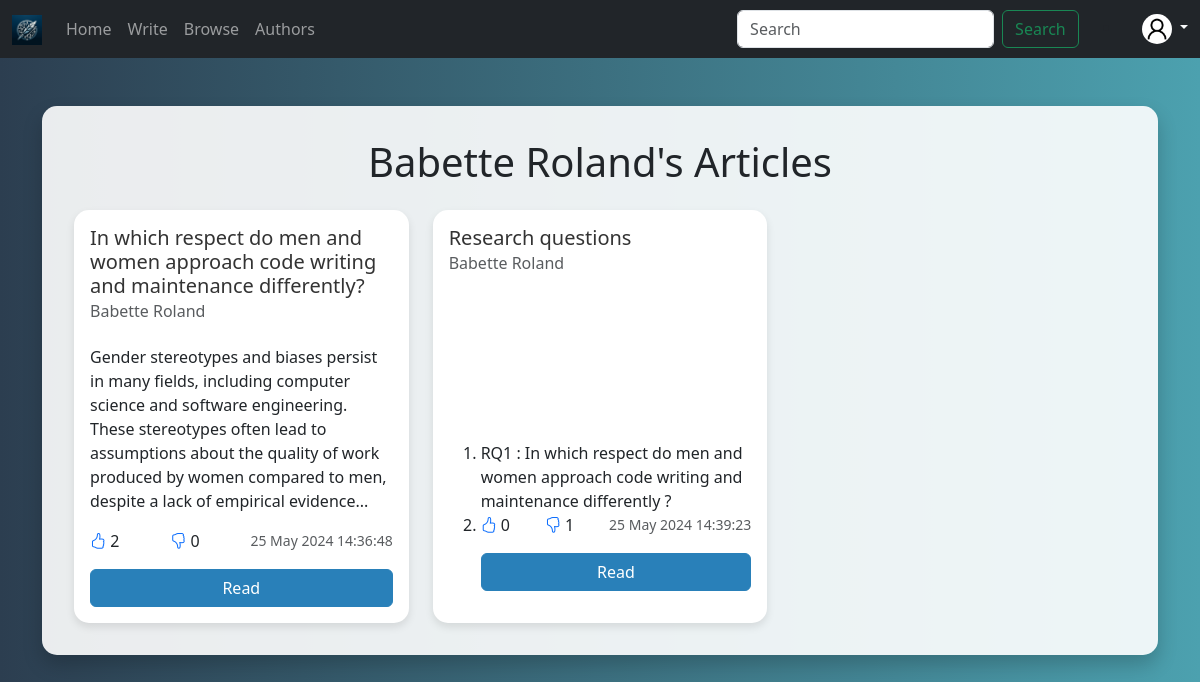
Before: /author/c241aa37-9eb9-49cd-9730-94102f28ee17 with the older database file.
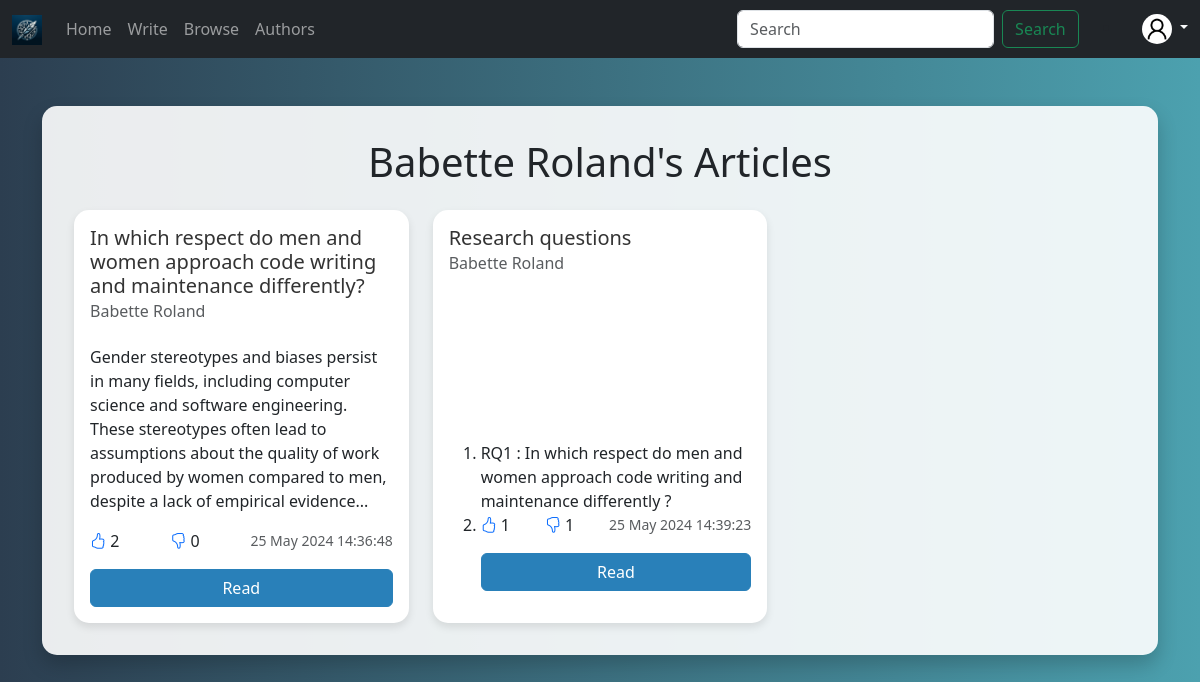
After: the same page with the newer database file.
### projet/models.py (models this page shows)
class Article(Base):
    __tablename__ = "articles"
    id = Column(Integer, primary_key=True)
    body = Column(String, index=True)
    title = Column(String, index=True)
    created_at = Column(DateTime, server_default=func.now())
    author_id = Column(String(72), ForeignKey("users.id"))
    likes = Column(Integer, default=0)
    dislikes = Column(Integer, default=0)
    author = relationship("User", back_populates="articles")
    comments = relationship("Comment", back_populates="article")
    likes_dislikes_article = relationship("LikeDislikeArticle", back_populates="article")

class User(Base):
    __tablename__ = 'users'
    id = Column(String(72), primary_key=True)
    first_name = Column(String(72))
    last_name = Column(String(72))
    email = Column(String(72), unique=True)
    password = Column(String(72))
    is_active = Column(Boolean, default=True)
    group = Column(String(2048), nullable=True)
    articles = relationship("Article", back_populates="author")
    comments = relationship("Comment", back_populates="author")
    likes_dislikes_article = relationship("LikeDislikeArticle", back_populates="user")
    likes_dislikes_comment = relationship("LikeDislikeComments", back_populates="user")
    subscriptions = relationship("Subscription", foreign_keys=[Subscription.user_id], back_populates="user")
    subscribers = relationship("Subscription", foreign_keys=[Subscription.author_id], back_populates="author")

### projet/routes/users.py (the view)
@router.get("/author/{author_id}")
def author_articles(request: Request, author_id: str, db: Session = Depends(get_db)):
    author = db.query(UserModel).get(author_id)
    articles = db.query(ArticleModel).filter(ArticleModel.author_id == author_id).all()
    return templates.TemplateResponse(
        "articleAuthors.html",
        context={
            'request': request,  # Include the request object in the context
            'author': author,  # Include the author object in the context
            'articles': articles,  # Include the articles in the context
        }
    )

### projet/templates/articleAuthors.html (shortened to what this page needs)
{% extends "base.html" %}
{% block content %}
{% include 'navbar.html' %}
<div class="container my-5">
    <div class="results-container">
        <h1 class="mb-4 text-center">{{ author.first_name }} {{ author.last_name }}'s Articles</h1>
        <div class="row row-cols-1 row-cols-md-2 row-cols-lg-3 g-4">
            {% for item in articles %}
            <div class="col">
                <div class="card h-100">
                    <div class="card-body d-flex flex-column">
                        <h5 class="card-title">{{ item.title }}</h5>
                        <h6 class="card-subtitle mb-2 text-muted">{{ item.author.first_name }} {{ item.author.last_name }}</h6>
                        <p class="card-text flex-grow-1">{{ item.body|truncate|safe }}</p>
                        <div class="mt-auto d-flex justify-content-between align-items-center">
                            <span>
                                <a href="/articles/like/{{ item.id }}" class="bi bi-hand-thumbs-up"></a>
                                <span>{{ item.likes }}</span>
                            </span>
                            <span>
                                <a href="/articles/dislike/{{ item.id }}" class="bi bi-hand-thumbs-down"></a>
                                <span>{{ item.dislikes }}</span>
                            </span>
                            <small class="text-muted">{{ item.created_at.strftime("%d %b %Y %X") }}</small>
                        </div>
                        <a href="/articles/read/{{ item.id }}" class="btn btn-primary w-100 mt-3">Read</a>
                    </div>
                </div>
            </div>
            {% endfor %}
        </div>
    </div>
</div>
{% endblock %}

Changed rows visible on the page:
changed Article "Research questions": likes "0" → "1"
